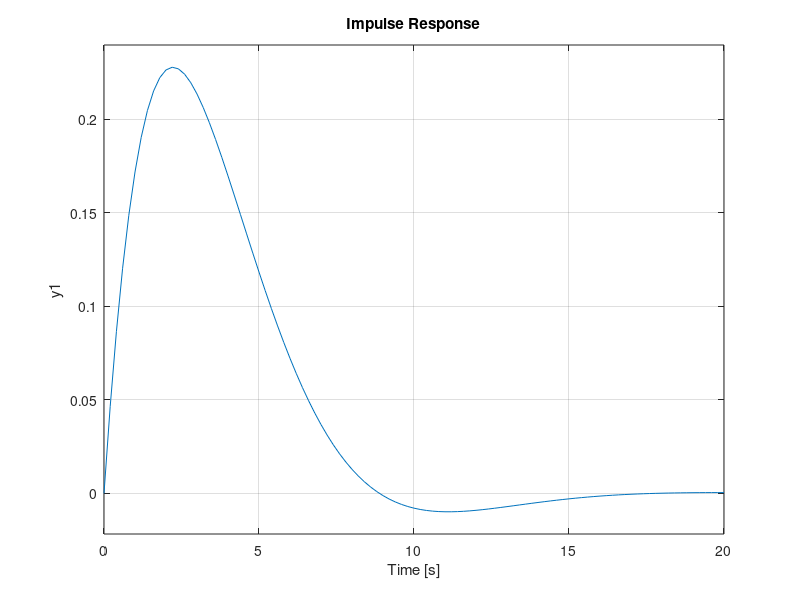
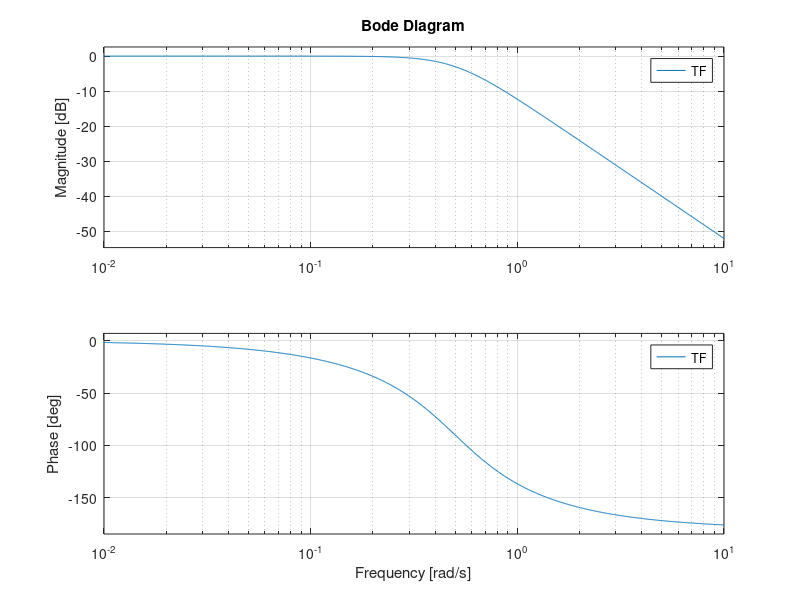

Reproduce these figures in MATLAB, in order.
clc;
clear;
N=1000;
Sample=5;
T=1:1:N;
TF=tf([0.25],[1,0.7071,0.25]);
figure(1);
subplot(2,1,1);
step(TF);
subplot(2,1,2);
impulse(TF);
figure(2);
bode(TF);
